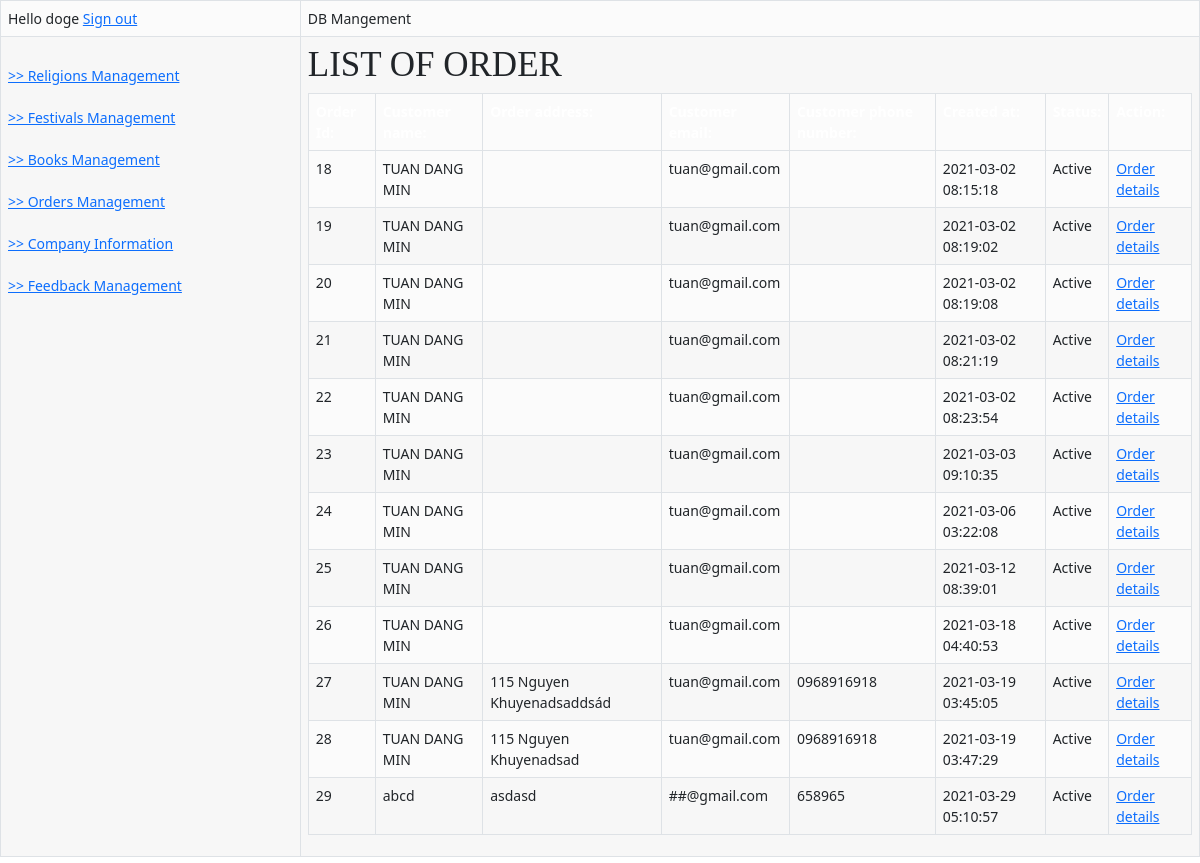
Page /admin/index.php?request=order (signed in) on the committed database.
### tables this page shows
CREATE TABLE `order` (
  `order_id` int(11) NOT NULL,
  `user_id` int(11) NOT NULL,
  `order_address` varchar(100) NOT NULL,
  `order_phone` varchar(30) NOT NULL,
  `created_at` datetime NOT NULL,
  `status` int(11) NOT NULL DEFAULT 1
);

CREATE TABLE `user` (
  `id` int(11) NOT NULL,
  `name` varchar(50) NOT NULL,
  `username` varchar(40) NOT NULL,
  `password` varchar(100) NOT NULL,
  `address` text NOT NULL,
  `email` varchar(50) NOT NULL,
  `phone` varchar(20) NOT NULL,
  `status` int(11) NOT NULL DEFAULT 1
);

### models/books.php (called while the page is built, shortened)
<?php
function showAllOrder()
{
    global $connect;
    $query="SELECT * FROM `user` a JOIN `order` b ON a.id=b.user_id";
    $result = $connect->query($query);
    return $result;
}

### views/admin/order/order.php (the view)
<h1>LIST OF ORDER</h1>
<table class="table table-bordered" width="100%" cellspacing="0">
    <thead>
        <tr>
            <th>Order Id: </th>
            <th>Customer name:</th>
            <th>Order address:</th>
            <th>Customer email:</th>
            <th>Customer phone number:</th>
            <th>Created at: </th>
            <th>Status:</th>
            <th>Action: </th>
        </tr>
    <tbody>
        <?php foreach ($order as $item) : ?>
            <tr>
                <td><?= $item['order_id'] ?></td>
                <td><?= $item['name'] ?></td>
                <td><?= $item['order_address'] ?></td>
                <td><?= $item['email'] ?></td>
                <td><?= $item['order_phone'] ?></td>
                <td><?= $item['created_at'] ?></td>
                <td><?= $item['status'] == 1 ? 'Active' : 'Not active' ?></td>
                <td>
                    <a href="?request=orderDetail&ID=<?= $item['order_id'] ?>">Order details</a>
                </td>
            </tr>
        <?php endforeach; ?>
    </tbody>
    </thead>
</table>

### layout/styles/layout.css (style rules this page uses)
*, *::before, *::after { transition:all .3s ease-in-out; }
table, th, td { border:1px solid; border-collapse:collapse; vertical-align:top; }
table, th { table-layout:auto; }
table { width:100%; margin-bottom:15px; }
th, td { padding:5px 8px; }
td { border-width:0 1px; }
body { color:#5F6F89; background-color:#2C3541; }
a { color:#9099AA; }
table, th, td, #comments .avatar, #comments input, #comments textarea { border-color:#D7D7D7; }
th { color:#FFFFFF; background-color:#373737; }
tr, #comments li, #comments input[type="submit"], #comments input[type="reset"] { color:inherit; background-color:#FBFBFB; }
tr:nth-child(even), #comments li:nth-child(even) { color:inherit; background-color:#F7F7F7; }
table a, #comments a { background-color:inherit; }

### layout/styles/framework.css (style rules this page uses)
html { overflow-y:scroll; overflow-x:hidden; }
html, body { margin:0; padding:0; font-size:14px; line-height:1.6em; }
*, *::before, *::after { box-sizing:border-box; }
a { outline:none; text-decoration:none; }
body, input, textarea, select { font-family:Verdana, Geneva, sans-serif; }
h1, h2, h3, h4, h5, h6, .heading { font-family:Georgia, "Times New Roman", Times, serif; }
::placeholder { opacity:1; }
h1, h2, h3, h4, h5, h6, .heading { margin:0 0 20px 0; font-size:1.4rem; line-height:normal; font-weight:normal; text-transform:capitalize; }

### rows in the picture
order: order_id "18", user.name "TUAN DANG MIN", user.email "tuan@gmail.com", created_at "2021-03-02 08:15:18", status "Active"
order: order_id "19", user.name "TUAN DANG MIN", user.email "tuan@gmail.com", created_at "2021-03-02 08:19:02", status "Active"
order: order_id "20", user.name "TUAN DANG MIN", user.email "tuan@gmail.com", created_at "2021-03-02 08:19:08", status "Active"
order: order_id "21", user.name "TUAN DANG MIN", user.email "tuan@gmail.com", created_at "2021-03-02 08:21:19", status "Active"
order: order_id "22", user.name "TUAN DANG MIN", user.email "tuan@gmail.com", created_at "2021-03-02 08:23:54", status "Active"
order: order_id "23", user.name "TUAN DANG MIN", user.email "tuan@gmail.com", created_at "2021-03-03 09:10:35", status "Active"
order: order_id "24", user.name "TUAN DANG MIN", user.email "tuan@gmail.com", created_at "2021-03-06 03:22:08", status "Active"
order: order_id "25", user.name "TUAN DANG MIN", user.email "tuan@gmail.com", created_at "2021-03-12 08:39:01", status "Active"
order: order_id "26", user.name "TUAN DANG MIN", user.email "tuan@gmail.com", created_at "2021-03-18 04:40:53", status "Active"
order: order_id "27", user.name "TUAN DANG MIN", order_address "115 Nguyen Khuyenadsaddsád", user.email "tuan@gmail.com", order_phone "0968916918", created_at "2021-03-19 03:45:05", status "Active"
order: order_id "28", user.name "TUAN DANG MIN", order_address "115 Nguyen Khuyenadsad", user.email "tuan@gmail.com", order_phone "0968916918", created_at "2021-03-19 03:47:29", status "Active"
order: order_id "29", user.name "abcd", order_address "asdasd", user.email "##@gmail.com", order_phone "658965", created_at "2021-03-29 05:10:57", status "Active"

### other values in the picture
$_SESSION['adminAccount'] "doge"
